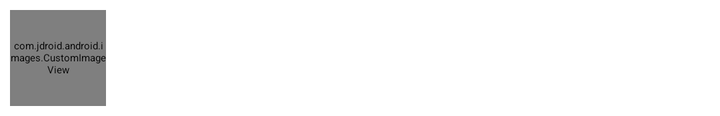
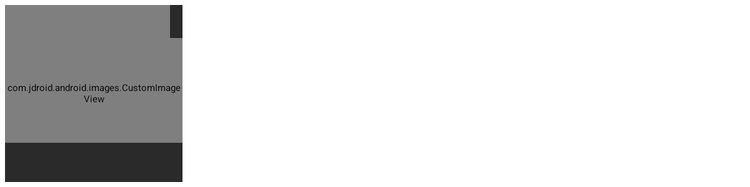

Compare how this app lays out the same screen by default and in its alternative resource folder. The renders come first, then the two layout files and the values they reference.
<!-- AndroidManifest.xml: application theme Theme.Sherlock -->
<!-- res/layout/media_session_user_item.xml -->
<?xml version="1.0" encoding="utf-8"?>
<LinearLayout xmlns:android="http://schemas.android.com/apk/res/android" android:orientation="horizontal"
	android:layout_width="match_parent" android:layout_height="wrap_content" android:paddingLeft="4dp"
	android:paddingRight="4dp" android:paddingTop="4dp" android:paddingBottom="4dp" android:gravity="center_vertical">

	<RelativeLayout android:layout_height="@dimen/rowImageDim" android:layout_width="@dimen/rowImageDim">
		<View android:layout_height="match_parent" android:layout_width="match_parent" android:background="@android:color/white" />
		<com.jdroid.android.images.CustomImageView android:id="@+id/image"
			android:scaleType="centerCrop" android:layout_width="match_parent" android:layout_height="match_parent"
			android:layout_margin="1dp" android:src="@drawable/user_default" />
	</RelativeLayout>

	<LinearLayout android:layout_height="wrap_content" android:layout_width="0dp" android:orientation="vertical"
		android:layout_weight="1" android:layout_marginLeft="10dp">
		<TextView android:id="@+id/fullName" android:layout_height="wrap_content" android:layout_width="wrap_content"
			android:textSize="@dimen/dashboardTextSize" android:textColor="@android:color/white" android:fontFamily="sans-serif" />

		<TextView android:id="@+id/accepted" android:layout_height="wrap_content" android:layout_width="wrap_content"
			android:textSize="@dimen/dashboardSmallTextSize" android:textColor="@android:color/white" android:fontFamily="sans-serif-light" />
	</LinearLayout>

	<CheckBox android:id="@+id/checkbox" android:layout_height="wrap_content" android:layout_width="wrap_content" />
</LinearLayout>
<!-- resources referenced by this layout -->
<resources>
  <dimen name="rowImageDim">50dp</dimen>
  <!-- drawable user_default: png bitmap (drawable-hdpi, 1869 bytes) -->
</resources>
<!-- res/layout-large/media_session_user_item.xml (the repository's variant of the layout above) -->
<!-- drawn on a 7-inch tablet held upright -->
<?xml version="1.0" encoding="utf-8"?>
<RelativeLayout xmlns:android="http://schemas.android.com/apk/res/android" android:layout_width="150dp"
	android:layout_height="150dp" android:background="@drawable/media_session_user_selector">

	<com.jdroid.android.images.CustomImageView android:id="@+id/image"
		android:layout_height="match_parent" android:layout_width="match_parent" android:scaleType="centerCrop" android:src="@drawable/user_default"
		android:background="@android:color/white" />

	<TextView android:id="@+id/accepted" android:layout_height="wrap_content" android:layout_width="wrap_content"
		android:textSize="12sp" android:textColor="@android:color/white" android:fontFamily="sans-serif-light"
		android:background="@color/transluscentGrey" android:layout_alignParentTop="true" android:layout_alignParentRight="true"
		android:padding="5dp" />

	<TextView android:id="@+id/fullName" android:layout_height="wrap_content" android:layout_width="match_parent"
		android:textSize="@dimen/smallTextSize" android:textColor="@android:color/white" android:fontFamily="sans-serif"
		android:background="@color/transluscentGrey" android:layout_alignParentBottom="true" android:padding="5dp" />
</RelativeLayout>
<!-- resources referenced by the variant -->
<!-- as a 7-inch tablet held upright resolves them -->
<resources>
  <color name="transluscentGrey">#AA000000</color>
  <!-- from res/values-large/ -->
  <dimen name="smallTextSize">16sp</dimen>
  <!-- drawable media_session_user_selector (drawable) -->
  <?xml version="1.0" encoding="utf-8"?>
  <selector xmlns:android="http://schemas.android.com/apk/res/android">
  	<item android:state_pressed="true" android:state_enabled="true" android:drawable="@drawable/green_rectangle" />
  	<item android:state_focused="true" android:drawable="@drawable/blue_rectangle" />
  	<item android:state_selected="true" android:drawable="@drawable/blue_rectangle" />
  	<item android:state_enabled="false" android:drawable="@drawable/gray_rectangle" />
  	<item android:state_activated="true" android:drawable="@drawable/lightblue_rectangle" />
  	<item android:drawable="@android:color/transparent" />
  </selector>
  <!-- drawable user_default: png bitmap (drawable-hdpi, 1869 bytes) -->
  <!-- drawable green_rectangle (drawable) -->
  <?xml version="1.0" encoding="utf-8"?>
  <shape xmlns:android="http://schemas.android.com/apk/res/android">
  	<solid android:color="@color/green" />
  	<corners android:radius="5dp" />
  	<padding android:left="4dp" android:top="4dp" android:right="4dp" android:bottom="4dp" />
  </shape>
  <!-- drawable blue_rectangle (drawable) -->
  <?xml version="1.0" encoding="utf-8"?>
  <shape xmlns:android="http://schemas.android.com/apk/res/android">
  	<solid android:color="@color/blue" />
  	<corners android:radius="5dp" />
  	<padding android:left="4dp" android:top="4dp" android:right="4dp" android:bottom="4dp" />
  </shape>
  <!-- drawable gray_rectangle (drawable) -->
  <?xml version="1.0" encoding="utf-8"?>
  <shape xmlns:android="http://schemas.android.com/apk/res/android">
  	<solid android:color="@color/grey1" />
  	<corners android:radius="5dp" />
  	<padding android:left="4dp" android:top="4dp" android:right="4dp" android:bottom="4dp" />
  </shape>
  <!-- drawable lightblue_rectangle (drawable) -->
  <?xml version="1.0" encoding="utf-8"?>
  <shape xmlns:android="http://schemas.android.com/apk/res/android">
  	<solid android:color="@color/lightBlue" />
  	<corners android:radius="5dp" />
  	<padding android:left="4dp" android:top="4dp" android:right="4dp" android:bottom="4dp" />
  </shape>
  <color name="green">#4C7D7E</color>
  <color name="blue">#357EC7</color>
</resources>
